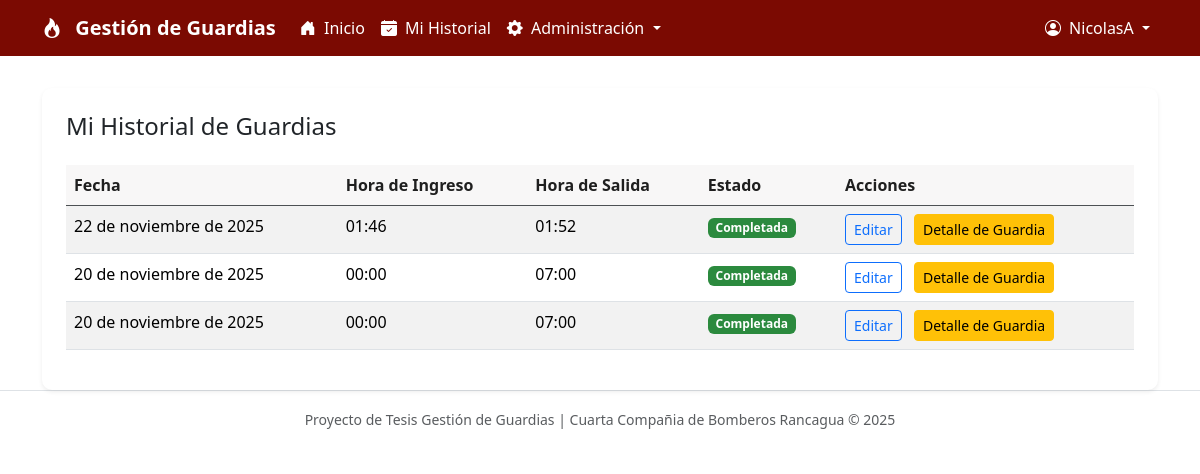
Page /historial/ (signed in) on the committed database.
### gestion/models.py (models this page shows, shortened)
class AuditoriaModelo(models.Model):
    creado_por = models.ForeignKey(
        settings.AUTH_USER_MODEL,
        null=True,
        blank=True,
        on_delete=models.SET_NULL,
        related_name="%(app_label)s_%(class)s_creado",
        verbose_name="Creado por"
    )
    creado_el = models.DateTimeField(auto_now_add=True, verbose_name="Creado el")
    modificado_por = models.ForeignKey(
        settings.AUTH_USER_MODEL,
        null=True,
        blank=True,
        on_delete=models.SET_NULL,
        related_name="%(app_label)s_%(class)s_modificado",
        verbose_name="Modificado por"
    )
    modificado_el = models.DateTimeField(auto_now=True, verbose_name="Modificado el")
    class Meta:
        abstract = True

class Guardia(AuditoriaModelo):
    bombero = models.ForeignKey(Bombero, on_delete=models.CASCADE, related_name="guardias")
    fecha = models.DateField(verbose_name="Fecha de la guardia")
    tipo = models.CharField(max_length=20, default="Nocturna", verbose_name="Tipo de Guardia")
    hora_inicio = models.TimeField(null=True, blank=True)
    hora_fin = models.TimeField(null=True, blank=True)
    herramientas = models.CharField(max_length=255, null=True, blank=True, verbose_name="Herramientas utilizadas")
    apoyo_externo = models.CharField(max_length=255, null=True, blank=True, verbose_name="Apoyo externo (Carabineros/SAMU/otros)")
    lugar = models.CharField(max_length=200, null=True, blank=True, verbose_name="Lugar o sector")

### gestion/views.py (the view)
# urls.py: path('historial/', views.historial, name='historial'),
@login_required
def historial(request):
    user = request.user
    try:
        bombero = user.bombero
    except (AttributeError, Bombero.DoesNotExist):
        messages.error(request, 'Tu usuario no está enlazado a un perfil de Bombero. Contacta al administrador.')
        return redirect('index')
    mis_guardias = Guardia.objects.filter(bombero=bombero).order_by('-fecha')
    user = request.user
    can_edit = False
    try:
        if user.is_staff or user.is_superuser:
            can_edit = True
        else:
            if hasattr(user, 'bombero') and user.bombero and getattr(user.bombero, 'rol', None) == 'Jefe de Guardia':
                can_edit = True
    except Exception:
        can_edit = False
    contexto = {
        'mis_guardias': mis_guardias,
        'can_edit': can_edit,
    }
    return render(request, 'gestion/historial.html', contexto)

### templates/gestion/historial.html (shortened to what this page needs)
{% extends 'base.html' %}
{% block content %}
<div class="card shadow-sm border-0">
    <div class="card-body p-4">
        <h2 class="h4 mb-4">Mi Historial de Guardias</h2>
        <div class="table-responsive">
            <table class="table table-striped table-hover">
                <thead class="table-dark">
                    <tr>
                        <th>Fecha</th>
                        <th>Hora de Ingreso</th>
                        <th>Hora de Salida</th>
                        <th>Estado</th>
                        <th>Acciones</th>
                    </tr>
                </thead>
                <tbody>
                    {% for guardia in mis_guardias %}
                        <tr>
                            <td>{{ guardia.fecha }}</td>
                            <td>{{ guardia.hora_inicio|default:"--" }}</td>
                            <td>{{ guardia.hora_fin|default:"--" }}</td>
                            <td>
                                {% if guardia.hora_fin %}
                                    <span class="badge bg-success">Completada</span>
                                {% elif guardia.hora_inicio %}
                                    <span class="badge bg-primary">En Curso</span>
                                {% else %}
                                    <span class="badge bg-secondary">Pendiente</span>
                                {% endif %}
                            </td>
                            <td>
                                {% if can_edit %}
                                    <a class="btn btn-sm btn-outline-primary" href="{% url 'editar_guardia' guardia.id %}">Editar</a>
                                {% endif %}
                                <a class="btn btn-sm btn-warning ms-2" href="{% url 'detalle_guardia' guardia.id %}">Detalle de Guardia</a>
                            </td>
                        </tr>
                    {% empty %}
                        <tr>
                            <td colspan="5" class="text-center">No tienes guardias registradas.</td>
                        </tr>
                    {% endfor %}
                </tbody>
            </table>
        </div>
    </div>
</div>
{% endblock %}

### templates/base.html (shortened to what this page needs)
<!DOCTYPE html>
<html lang="es">
<head>
    {% load static %}
    <link href="https://cdn.jsdelivr.net/npm/bootstrap@5.3.3/dist/css/bootstrap.min.css" rel="stylesheet">
    <link rel="stylesheet" href="https://cdnjs.cloudflare.com/ajax/libs/font-awesome/6.5.0/css/all.min.css">
    <link rel="stylesheet" href="https://cdn.jsdelivr.net/npm/bootstrap-icons@1.11.3/font/bootstrap-icons.min.css">
    <link rel="stylesheet" type="text/css" href="{% static 'css/styles.css' %}">
</head>
<body >
    <nav class="navbar navbar-expand-lg navbar-dark fixed-top" style="background-color: #2c3e50;">
        <div class="container container-xl">
            <a class="navbar-brand fw-bold" href="{% url 'index' %}">
                <i class="bi bi-fire navbar-brand-icon me-2"></i>
                Gestión de Guardias
            </a>
            <div class="collapse navbar-collapse" id="navbarNav">
                <ul class="navbar-nav me-auto mb-2 mb-lg-0 ">
                    {% if user.is_authenticated %}
                        <li class="nav-item">
                            <a class="nav-link {% if request.path == '/' %}active{% endif %}" href="{% url 'index' %}">
                                <i class="bi bi-house-door-fill me-1"></i> Inicio
                            </a>
                        </li>
                        <li class="nav-item">
                            <a class="nav-link {% if 'historial' in request.path %}active{% endif %}" href="{% url 'historial' %}">
                                <i class="bi bi-calendar-check-fill me-1"></i> Mi Historial
                            </a>
                        </li>
                        {% if user.is_superuser or user.is_staff %}
                        <li class="nav-item dropdown ">
                            <a class="nav-link dropdown-toggle" href="#" id="adminDropdown" role="button" data-bs-toggle="dropdown" aria-expanded="false">
                                <i class="bi bi-gear-fill me-1"></i> Administración
                            </a>
                        </li>
                        {% endif %}
                    {% endif %}
                </ul>
                <ul class="navbar-nav">
                    {% if user.is_authenticated %}
                        <li class="nav-item dropdown">
                            <a class="nav-link dropdown-toggle" href="#" id="userDropdown" role="button" data-bs-toggle="dropdown" aria-expanded="false">
                                <i class="bi bi-person-circle me-1"></i>
                                {{ user.first_name|default:user.username }}
                            </a>
                        </li>
                    {% else %}
                        <li class="nav-item">
                            <a class="nav-link btn btn-sm btn-danger text-white px-3" href="{% url 'login' %}">
                                <i class="bi bi-box-arrow-in-right me-1"></i> Iniciar Sesión
                            </a>
                        </li>
                    {% endif %}
                </ul>
            </div>
        </div>
    </nav>
    <main class="container mt-4">
        {% block content %}
        {% endblock %}
    </main>
    <footer class="footer mt-auto py-3 bg-white border-top">
        <div class="container text-center">
            <span class="text-muted small">Proyecto de Tesis Gestión de Guardias | Cuarta Compañia de Bomberos Rancagua &copy; 2025</span>
        </div>
    </footer>
</body>
</html>

### static/css/styles.css (style rules this page uses)
:root { --navbar-height: 72px; --brand-burgundy: #7b0a02; --brand-red: #d32f2f; --brand-white: #ffffff; --brand-muted: #f8f7f7; --brand-text: #1f1f1f; }
html, body { height: 100%; }
body { padding-top: var(--navbar-height); }
main.container { padding-top: 0.5rem; }
.navbar.fixed-top { z-index: 1030; }
.navbar.fixed-top, .navbar { background-color: var(--brand-burgundy) !important; }
.navbar .navbar-brand, .navbar .nav-link, .navbar .navbar-text { color: var(--brand-white) !important; }
.card { border-radius: 10px; border: 1px solid rgba(0,0,0,0.06); background: var(--brand-white) !important; box-shadow: 0 8px 24px rgba(31,31,31,0.06); }
.badge.bg-success { background-color: #2b8a3e !important; color: var(--brand-white) !important; }
a { color: var(--brand-red); }
.table thead th { background-color: var(--brand-muted); color: var(--brand-text); }
.badge { font-weight: 600; }
.navbar .navbar-brand, .navbar .nav-link { color: var(--brand-white) !important; }
.card { margin: 0 auto; }

### rows in the picture
Guardia: fecha "22 de noviembre de 2025", hora_inicio "01:46", hora_fin "01:52", shows "Completada"
Guardia: fecha "20 de noviembre de 2025", hora_inicio "00:00", hora_fin "07:00", shows "Completada"
Guardia: fecha "20 de noviembre de 2025", hora_inicio "00:00", hora_fin "07:00", shows "Completada"

### other values in the picture
{{ user.first_name|default:user.username }} "NicolasA"
